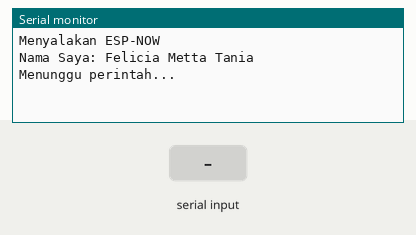
This program was run on a simulated ESP32. Shown: the last lines printed to the serial monitor. The test bench sets the inputs (shaded band).

Above: at 1.2 s.
1.3 s: "HALO 1\n" received over Serial
At 2.5 s:
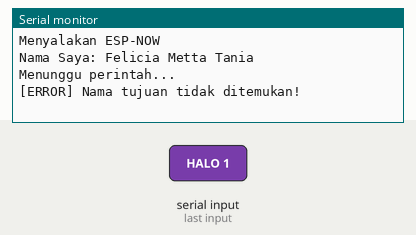
2.8 s: "HALO\n" received over Serial
At 3.8 s:
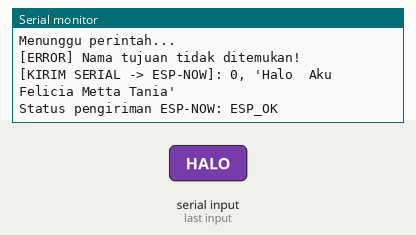
4.3 s: "CEK\n" received over Serial
At 5.0 s:
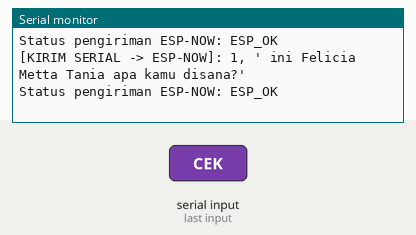

Measured:
- after the input at 1.3 s, the serial monitor: prints a new line at once (image 1)
- after the input at 2.8 s, the serial monitor: prints a new line at once (image 2)
- after the input at 4.3 s, the serial monitor: prints a new line at once (image 3)

The program:

main.cpp
```cpp
#include "main.h"

const int mac_index_ku = 9;

void setup() {
    Serial.begin(115200);
    Serial.println("Menyalakan ESP-NOW");
    mulai_esp_now(mac_index_ku);

    // TODO 1: Cetak nama mu gunakan fungsi mac_index_to_names
    Serial.print("Nama Saya: ");
    Serial.println(mac_index_to_names(mac_index_ku));

    Serial.println("Menunggu perintah...");
}

void loop() {
    if (Serial.available()) {
        baca_serial(callback_data_serial);
    }
}
```

main.h
```cpp
#pragma once
#include <Arduino.h>
#include <EEPROM.h>
#include <WiFi.h>
#include <esp_err.h>
#include <esp_now.h>
#include <esp_wifi.h>

#define MAC_ADDRESS_INDEX 0
#define EEPROM_SIZE 128
#define MAC_ADDRESS_TOTAL 12
#define MAC_ADDRESS_LENGTH 6
#define BUFFER_SIZE 250

typedef enum {
    FARUQ,
    FAUZAN,
    RAFAINA,
    Danish_Fattah_Azizi,
    Marsya_Safira,
    Faqih_Al_Minanji,
    Farid_Azzam_Arrayyan,
    Kenzi_Attabany,
    Nabila_Fathania_Rizqi_Romadlon,
    Felicia_Metta_Tania,
} ADDRESS_ASSIGNMENT;

typedef enum {
    HALO,
    CEK,
    JAWAB,
} COMMAND;

extern const int mac_index_ku;
extern uint8_t mac_addresses[MAC_ADDRESS_TOTAL][MAC_ADDRESS_LENGTH];
extern const char *mac_names[MAC_ADDRESS_TOTAL];
extern esp_now_peer_info_t peer_info;

/**
 * @brief Menginisialisasi ESP-NOW
 * @param index_mac_address nilai untuk akses mac address pada array mac_addresses untuk jadi identitas

*/
esp_err_t mulai_esp_now(int index_mac_address);

/**
 * @brief fungsi untuk melakukan pembacaan data dari serial
 * @param callback fungsi callback yang akan dipanggil saat data diterima
 */
void baca_serial(void (*callback)(const uint8_t *data, int len));

/**
 * @brief fungsi callback untuk menangani data yang diterima melalui ESP-NOW
 * @param mac alamat MAC pengirim
 * @param data pointer ke data yang diterima
 * @param len panjang data yang diterima
 */
void callback_data_esp_now(const uint8_t *mac, const uint8_t *data, int len);

/**
 * @brief fungsi callback untuk menangani status pengiriman data melalui ESP-NOW
 * @param mac_addr alamat MAC pengirim
 * @param status status pengiriman
 */
void callback_pengiriman_esp_now(const uint8_t *mac_addr, esp_now_send_status_t status);

/**
 * @brief fungsi untuk menangani hasil pembacaan data dari serial
 * @param data pointer ke data yang diterima
 * @param len panjang data yang diterima
 * @param mac_index_asal index MAC pengirim (sesuai dengan array mac_addresses)
 */
void callback_data_serial(const uint8_t *data, int len);

/**
 * @brief fungsi untuk memproses perintah yang diterima
 * @param command perintah yang diterima
 * @param data pointer ke data yang diterima
 * @param len panjang data yang diterima
 * @param index_mac_address index MAC pengirim (sesuai dengan array mac_addresses), default -1 (jika dari serial)
 */
void process_perintah(const uint8_t *data, int len, int index_mac_address_asal = -1);

/**
 * @brief fungsi untuk mencari index MAC address
 * @param mac pointer ke alamat MAC yang dicari
 * @return index MAC address jika ditemukan, -1 jika tidak ditemukan
 */
int cari_mac_index(const uint8_t *mac);

/**
 * @brief fungsi untuk mengubah index MAC address menjadi nama
 * @param mac_index index MAC address yang akan diubah
 * @return nama MAC address jika ditemukan, "Unknown" jika tidak ditemukan
 */
String mac_index_to_names(int mac_index);
```

utility.cpp
```cpp
#include "main.h"

esp_now_peer_info_t peer_info;

uint8_t mac_addresses[MAC_ADDRESS_TOTAL][MAC_ADDRESS_LENGTH] = {
    {0x24, 0x0A, 0xC4, 0x0A, 0x21, 0x11},  // FARUQ
    {0x24, 0x0A, 0xC4, 0x0A, 0x21, 0x10},  // FAUZAN
    {0x24, 0x0A, 0xC4, 0x0A, 0x20, 0x11},  // RAFAINA
    {0x24, 0x0A, 0xC4, 0x0A, 0x10, 0x10},  // Danish Fattah Azizi
    {0x24, 0x0A, 0xC4, 0x0A, 0x10, 0x11},  // Marsya Safira
    {0x24, 0x0A, 0xC4, 0x0A, 0x11, 0x10},  // Faqih Al Minanji
    {0x24, 0x0A, 0xC4, 0x0A, 0x11, 0x11},  // Farid Azzam Arrayyan
    {0x24, 0x0A, 0xC4, 0x0A, 0x12, 0x10},  // Kenzi Attabany
    {0x24, 0x0A, 0xC4, 0x0A, 0x12, 0x11},  // Nabila Fathania Rizqi Romadlon
    {0x24, 0x0A, 0xC4, 0x0A, 0x13, 0x10},  // Felicia Metta Tania
};

const char *mac_names[MAC_ADDRESS_TOTAL] = {
    "FARUQ",                               // 0
    "FAUZAN",                              // 1
    "RAFAINA",                             // 2
    "Danish Fattah Azizi",                 // 3
    "Marsya Safira",                       // 4
    "Faqih Al Minanji",                    // 5
    "Farid Azzam Arrayyan",                // 6
    "Kenzi Attabany",                      // 7
    "Nabila Fathania Rizqi Romadlon",      // 8
    "Felicia Metta Tania",                 // 9
};

esp_err_t mulai_esp_now(int index_mac_address) {
    WiFi.mode(WIFI_STA);
    WiFi.disconnect();

    /* Init ESP-NOW */
    esp_err_t result = esp_now_init();
    if (result != ESP_OK)
        return result;

    /* Set callback function to handle received data */
    result = esp_now_register_recv_cb(callback_data_esp_now);
    if (result != ESP_OK)
        return result;

    result = esp_now_register_send_cb(callback_pengiriman_esp_now);
    //     if (result != ESP_OK)
    //         return result;

    /* Set MAC Address */
    uint8_t mac[MAC_ADDRESS_LENGTH];
    memcpy(mac, mac_addresses[index_mac_address], MAC_ADDRESS_LENGTH);
    result = esp_wifi_set_mac(WIFI_IF_STA, mac);
    if (result != ESP_OK)
        return result;

    /* Initialize peer_info and set fields*/
    memset(&peer_info, 0, sizeof(esp_now_peer_info_t));
    peer_info.channel = 0;
    peer_info.encrypt = false;

    /* Add All MAC to peer list  */
    for (int i = 0; i < MAC_ADDRESS_TOTAL; i++) {
        memcpy(peer_info.peer_addr, mac_addresses[i], MAC_ADDRESS_LENGTH);
        result = esp_now_add_peer(&peer_info);
        if (result != ESP_OK)
            return result;
    }

    return ESP_OK;
}

int cari_mac_index(const uint8_t *mac) {
    for (int i = 0; i < MAC_ADDRESS_TOTAL; i++) {
        // Compare the MAC address
        if (memcmp(mac, mac_addresses[i], MAC_ADDRESS_LENGTH) == 0)
            return i;
    }

    // if not found return -1
    return -1;
}

String mac_index_to_names(int mac_index) {
    if ((mac_index < 0 || mac_index >= MAC_ADDRESS_TOTAL) || (mac_index == -1)) {
        return "Unknown";
    }
    return mac_names[mac_index];
}

void callback_data_esp_now(const uint8_t *mac, const uint8_t *data, int len) {
    int index_mac_asal = cari_mac_index(mac);
    process_perintah(data, len, index_mac_asal);
}
void callback_pengiriman_esp_now(const uint8_t *mac_addr, esp_now_send_status_t status) {
    Serial.printf("\nStatus pengiriman ESP-NOW: %s\n", esp_err_to_name(status));
}
void callback_data_serial(const uint8_t *data, int len) {
    process_perintah(data, len);
}
void baca_serial(void (*callback)(const uint8_t *data, int len)) {
    // TODO 2: implementasi kode buat nerima perintah dari serial
    static uint8_t buffer[BUFFER_SIZE];
    static int length = 0;

    while (Serial.available() > 0) {
        char c = Serial.read();

        if (c == '\n' || c == '\r') {
            if (length > 0) {
                buffer[length] = '\0';
                callback(buffer, length);
                length = 0; // Reset buffer
            }
        } else {
            if (length < BUFFER_SIZE - 1) {
                buffer[length++] = (uint8_t)c;
            }
        }
    }
}

void process_perintah(const uint8_t *data, int len, int index_mac_address_asal) {

    String input = "";
    for (int i = 0; i < len; i++) {
        input += (char)data[i];
    }
    input.trim();

    if (index_mac_address_asal == -1) {

        int spaceIndex = input.indexOf(' ');
        String cmdStr = (spaceIndex == -1) ? input : input.substring(0, spaceIndex);
        String targetNama = (spaceIndex == -1) ? "" : input.substring(spaceIndex + 1);
        targetNama.trim();


        int targetIndex = -1;
        for (int i = 0; i < MAC_ADDRESS_TOTAL; i++) {
            if (String(mac_names[i]).equalsIgnoreCase(targetNama)) {
                targetIndex = i;
                break;
            }
        }

        if (targetIndex == -1) {
            Serial.println("[ERROR] Nama tujuan tidak ditemukan!");
            return;
        }

        String namaKu = mac_index_to_names(mac_index_ku);

        if (cmdStr.equalsIgnoreCase("HALO")) {

            String pesanKirim = String(HALO) + ", 'Halo " + targetNama + " Aku " + namaKu + "'";
            esp_now_send(mac_addresses[targetIndex], (uint8_t *)pesanKirim.c_str(), pesanKirim.length());
            Serial.printf("[KIRIM SERIAL -> ESP-NOW]: %s\n", pesanKirim.c_str());
        }

        else if (cmdStr.equalsIgnoreCase("CEK")) {
            String pesanKirim = String(CEK) + ", '" + targetNama + " ini " + namaKu + " apa kamu disana?'";
            esp_now_send(mac_addresses[targetIndex], (uint8_t *)pesanKirim.c_str(), pesanKirim.length());
            Serial.printf("[KIRIM SERIAL -> ESP-NOW]: %s\n", pesanKirim.c_str());
        }
    }

    else {
        String namaPengirim = mac_index_to_names(index_mac_address_asal);
        String namaKu = mac_index_to_names(mac_index_ku);

        int commaIndex = input.indexOf(',');
        if (commaIndex == -1) return;

        int enumCommand = input.substring(0, commaIndex).toInt();
        String isiPesan = input.substring(commaIndex + 1);
        isiPesan.trim();

        if (enumCommand == HALO) {

            String balas = String(JAWAB) + ", 'Halo Juga " + namaPengirim + " Aku " + namaKu + "'";
            esp_now_send(mac_addresses[index_mac_address_asal], (uint8_t *)balas.c_str(), balas.length());
            Serial.printf("[ESP-NOW] Terima HALO dari %s. Mengirim balasan...\n", namaPengirim.c_str());

        } else if (enumCommand == CEK) {

            String balas = String(JAWAB) + ", 'Iya Aku " + namaPengirim + " Disini - " + namaKu + "'";
            esp_now_send(mac_addresses[index_mac_address_asal], (uint8_t *)balas.c_str(), balas.length());
            Serial.printf("[ESP-NOW] Terima CEK dari %s. Mengirim balasan...\n", namaPengirim.c_str());

        } else if (enumCommand == JAWAB) {

            Serial.printf("[JAWAB DARI %s]: %s\n", namaPengirim.c_str(), isiPesan.c_str());
        }
    }
}
```
